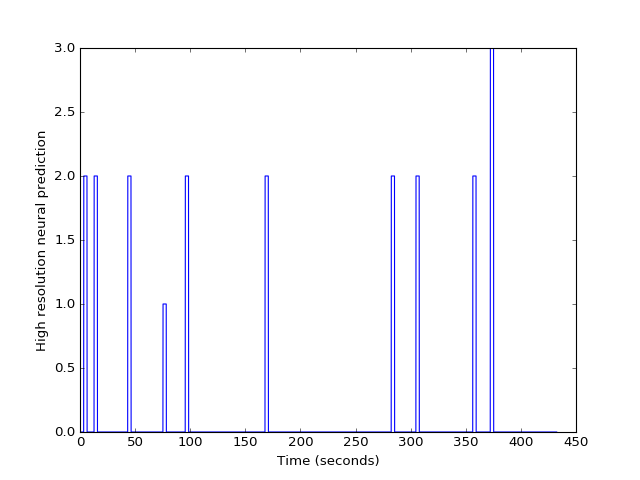

The Python source for this figure:
for hr_onset, hr_duration, amplitude in zip(
           high_res_onset_indices, high_res_durations, amplitudes):
    hr_onset = int(round(hr_onset))  # index - must be int
    hr_duration = int(round(hr_duration))  # makes index - must be int
    high_res_neural[hr_onset:hr_onset + hr_duration] = amplitude
plt.plot(high_res_times, high_res_neural)
# [...]
plt.xlabel('Time (seconds)')
# <...>
plt.ylabel('High resolution neural prediction')
# <...>
